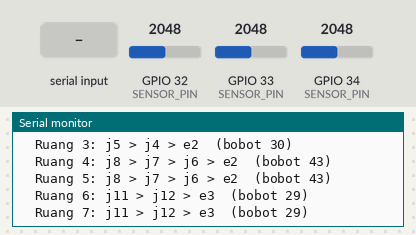
A sketch run on a simulated ESP32. Shown: the last lines printed to the serial monitor. The inputs (shaded band) are chosen by the test bench; at power-on: GPIO 32 (SENSOR_PIN) = 2048, GPIO 33 (SENSOR_PIN) = 2048, GPIO 34 (SENSOR_PIN) = 2048 (analog values on the 0–4095 scale).

Above: at 1.2 s.
1.3 s: GPIO 32 (SENSOR_PIN) set to 1228
2.9 s: GPIO 33 (SENSOR_PIN) set to 1228
4.5 s: GPIO 34 (SENSOR_PIN) set to 1228
At 5.3 s:
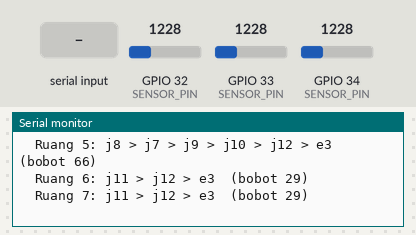
6.1 s: "room 1\n" received over Serial
At 7.2 s:
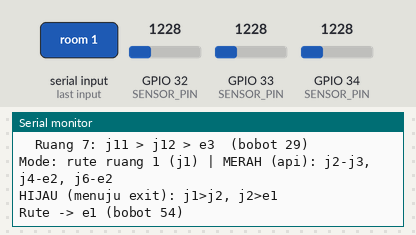
7.6 s: "room 150\n" received over Serial
At 8.2 s:
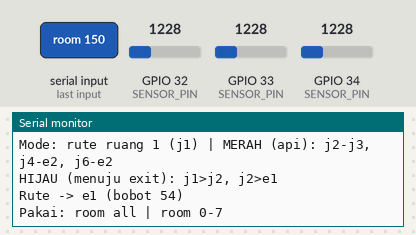
9.1 s: GPIO 32 (SENSOR_PIN) set to 2047
At 10.0 s:
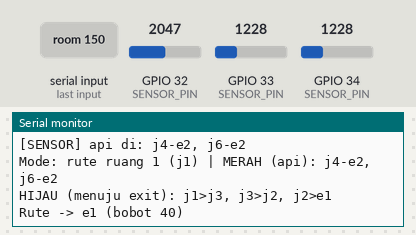
Timing chart, 0 to 11.7 s (numbered marks = the images above; inputs shaded):
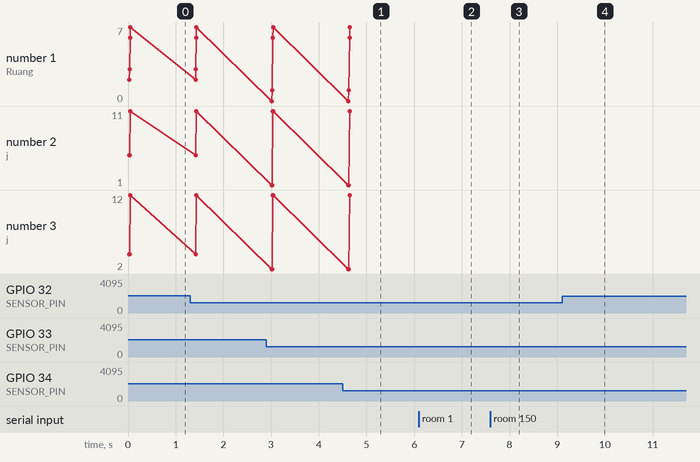

Measured:
- after the input at 4.5 s, the serial monitor: prints a new line after 0.11 s (image 1)
- after the input at 6.1 s, the serial monitor: prints a new line at once (image 2)
- after the input at 7.6 s, the serial monitor: prints a new line at once (image 3)
- after the input at 9.1 s, the serial monitor: prints a new line after 0.11 s (image 4)

The sketch:

sender.ino
```cpp
// WEEK 7 - NAVIGASI DIJKSTRA, UJI 3 JALUR (LED STRIP) - SENDER (ESP32 #1)
// Graf dan Dijkstra tetap peta LENGKAP 20 jalur (graph.h). Strip LED fisik hanya ada di 3 jalur
// (lihat receiver): #3 j2-j3, #18 j4-e2, #19 j6-e2. Sensor api asli ada di 3 jalur itu (pin AO, GPIO 32/33/34).
// INPUT API HANYA DARI SENSOR: simulasi lewat teks (sensor / block / clear / reset) dimatikan (ALLOW_TEXT_SIM 0);
// jalur tanpa sensor tidak pernah dianggap kena api.
// Jalur yang kena api dibuang dari graf, Dijkstra dihitung dari SETIAP ruangan ke exit terdekat,
// lalu hasil seluruh peta dikirim ke receiver lewat ESP-NOW:
//   - jalur kena api            -> MERAH BERKEDIP
//   - jalur aman menuju exit    -> HIJAU, dengan nyala sekuensial searah exit
//   - jalur lain                -> mati
// Mode default "room all": rute tercepat dari SETIAP ruangan (0-7). "room N" / "start j5" hanya satu ruangan/node.
//
// Perintah (Serial Monitor 115200, line ending "Newline"):
//   room all          -> rute tercepat dari semua ruangan ke exit (default)
//   room <0-7>        -> hanya rute satu ruangan (0,1=j1  2,3=j5  4,5=j8  6,7=j11)
//   start <node>      -> atau langsung pilih node asal, mis. start j5
//   (hanya jika ALLOW_TEXT_SIM 1, untuk uji tanpa sensor:)
//   sensor <1-3> 1|0  -> simulasi teks sensor 1/2/3 (jalur #3 j2-j3 / #18 j4-e2 / #19 j6-e2): 1 = api, 0 = padam
//   sensor <1-3>      -> toggle sensor itu
//   block <jalur>     -> simulasi api di jalur mana pun, mis. block j6-j7   atau   block 9
//   clear <jalur>     -> padamkan simulasi, mis. clear j6-j7
//   reset             -> hapus semua simulasi teks (sensor asli tidak terpengaruh)
//   edges             -> daftar 20 jalur (nomor, nama, bobot, sensor, status)
//   sensors           -> nilai ADC (AO) 3 sensor + status, untuk kalibrasi ambang
//   list              -> status + rute sekarang
//   help
#include <WiFi.h>
#include <esp_now.h>
#include <esp_wifi.h>
#include "graph.h"

#define ESPNOW_CHANNEL    1
// Pengiriman berbasis kejadian: sender TIDAK mengirim terus-menerus. Paket hanya dikirim saat ada perubahan
// (sensor / perintah teks), saat boot, dan saat receiver meminta data (receiver baru menyala).
// ESP-NOW broadcast tidak ada ACK, jadi tiap pengiriman diulang SEND_REPEATS kali berselang SEND_REPEAT_MS.
#define SEND_REPEATS      3
#define SEND_REPEAT_MS    100
#define HEARTBEAT_MS      0     // 0 = tidak ada kirim berkala. >0 = kirim ulang tiap N ms (hanya jika receiver
                                // juga diberi LINK_TIMEOUT_MS > HEARTBEAT_MS untuk deteksi link putus)
#define REQUEST_MAGIC     0xA5  // paket 1 byte dari receiver: "kirim status sekarang"
#define SEND_ERROR_PRINT_MS 5000 // pesan SEND ERROR dibatasi 1x per 5 detik

// ---- 3 sensor api asli, dibaca lewat pin AO (analog). Sensor 1/2/3 = jalur #3 / #18 / #19 ----
#define NUM_SENSORS         3
#define ALLOW_TEXT_SIM      0     // 0 = api HANYA dari sensor (default). 1 = aktifkan perintah sensor / block / clear / reset
#define SENSOR_FIRE_BELOW   1500  // nilai ADC (0-4095) DI BAWAH ini = ada api (nilai dari Week4/kodeUpdated.cpp)
#define SENSOR_CLEAR_ABOVE  1800  // jalur dianggap aman lagi bila nilai naik DI ATAS ini (histeresis anti-kedip)
#define SENSOR_SAMPLES      8     // rata-rata N pembacaan ADC tiap scan (meredam noise)
#define SENSOR_SCAN_MS      50    // periode scan sensor
#define SENSOR_CONFIRM      3     // butuh N scan berturut-turut untuk mengubah status (anti-noise, ~150 ms)
const uint8_t SENSOR_EDGE[NUM_SENSORS] = { 3, 18, 19 };   // nomor jalur tiap sensor
// WAJIB pin ADC1 (GPIO 32-36, 39): ADC2 tidak bisa dibaca analog saat WiFi/ESP-NOW aktif. VCC sensor 3,3 V.
const uint8_t SENSOR_PIN[NUM_SENSORS]  = { 32, 33, 34 };  // pin AO sensor 1/2/3

uint8_t broadcastMac[6] = {0xFF, 0xFF, 0xFF, 0xFF, 0xFF, 0xFF};  // broadcast: tidak perlu MAC receiver

typedef struct __attribute__((packed)) {
  uint32_t greenMask;     // bit i = jalur i hijau (aman, menuju exit)
  uint32_t blockedMask;   // bit i = jalur i kena api (merah)
  uint32_t revMask;       // bit i = arah menuju exit melewati jalur i dari node v ke u
  uint8_t  depth[10];     // 2 jalur per byte (4 bit): jumlah jalur dari ujung awal jalur ini sampai exit
  uint8_t  flags;         // bit0 = tidak ada rute aman sama sekali
} RoutePacket;

#define DEFAULT_SHOW_ALL    1    // 1 = rute tercepat dari semua ruangan hijau; 0 = hanya rute DEFAULT_ROOM
#define DEFAULT_ROOM        0    // ruangan asal bila DEFAULT_SHOW_ALL = 0 (atau setelah 'room N')

bool showAll = DEFAULT_SHOW_ALL;
int startRoom = DEFAULT_ROOM;
int startNode = ROOM_TO_JUNCTION[DEFAULT_ROOM];
uint32_t simMask = 0;      // api dari teks Serial (simulasi)
uint32_t sensorMask = 0;   // api dari sensor asli (sudah di-debounce)
uint32_t blockedMask = 0;  // gabungan keduanya, dipakai Dijkstra
unsigned long lastScanMs = 0;
RouteResult route;         // rute satu ruangan (mode 'room N')
SafeMap safe;              // hasil akhir yang dikirim ke receiver
unsigned long lastSendMs = 0;
uint8_t       pendingSends = 0;      // sisa pengiriman ulang
unsigned long nextSendMs = 0;
volatile bool requestFlag = false;   // diisi callback saat receiver meminta data

// Rata-rata beberapa pembacaan ADC (0..4095) pada pin AO
int readAdc(int pin) {
  long sum = 0;
  for (int n = 0; n < SENSOR_SAMPLES; n++) sum += analogRead(pin);
  return (int)(sum / SENSOR_SAMPLES);
}

// Scan + debounce dengan histeresis. Return true jika sensorMask berubah.
bool scanSensors() {
  static uint8_t cnt[NUM_SENSORS];
  bool changed = false;
  for (int k = 0; k < NUM_SENSORS; k++) {
    int i = SENSOR_EDGE[k] - 1;
    int v = readAdc(SENSOR_PIN[k]);
    bool cur = (sensorMask >> i) & 1;
    bool now = cur ? (v < SENSOR_CLEAR_ABOVE) : (v < SENSOR_FIRE_BELOW);
    if (now == cur) { cnt[k] = 0; continue; }
    if (++cnt[k] >= SENSOR_CONFIRM) { sensorMask ^= (1UL << i); cnt[k] = 0; changed = true; }
  }
  return changed;
}

void sendRoute() {
  RoutePacket pkt;
  memset(&pkt, 0, sizeof(pkt));
  pkt.greenMask = safe.greenMask;
  pkt.blockedMask = blockedMask;
  pkt.revMask = safe.revMask;
  for (int i = 0; i < NUM_EDGES; i++) pkt.depth[i / 2] |= (safe.depth[i] & 0x0F) << ((i & 1) ? 4 : 0);
  pkt.flags = (safe.numGreen == 0) ? 1 : 0;
  esp_err_t res = esp_now_send(broadcastMac, (uint8_t *)&pkt, sizeof(pkt));
  static unsigned long lastErrMs = 0;
  if (res != ESP_OK && (lastErrMs == 0 || millis() - lastErrMs >= SEND_ERROR_PRINT_MS)) {
    lastErrMs = millis();
    Serial.print("SEND ERROR (kode "); Serial.print((int)res); Serial.println(")");
  }
}

// Jadwalkan pengiriman (diulang SEND_REPEATS kali). Dipanggil saat ada perubahan, bukan terus-menerus.
void requestSend() {
  pendingSends = SEND_REPEATS;
  nextSendMs = 0;
}

// Callback ESP-NOW. Argumen pertama berbeda antara Arduino-ESP32 core 2.x (const uint8_t *mac) dan 3.x
// (const esp_now_recv_info_t *), dan isinya tidak dipakai di sini. Jadi diterima sebagai const void* lalu
// didaftarkan dengan cast. Sengaja TANPA #if di sekitar fungsi: PlatformIO membuat deklarasi untuk kedua
// versi dan tipe milik core 3.x tidak ada di core 2.x.
void onDataRecv(const void *infoOrMac, const uint8_t *data, int len) {
  if (len == 1 && data[0] == REQUEST_MAGIC) requestFlag = true;
}

void printEdgeName(int i) {
  Serial.print(NODE_NAMES[EDGES[i].u]);
  Serial.print("-");
  Serial.print(NODE_NAMES[EDGES[i].v]);
}

void printNodeList(uint16_t mask) {
  bool any = false;
  for (int n = 0; n < 12; n++)
    if ((mask >> n) & 1) { if (any) Serial.print(", "); Serial.print(NODE_NAMES[n]); any = true; }
  if (!any) Serial.print("-");
}

// Rute tercepat tiap ruangan ke exit terdekatnya (berdasarkan bobot jarak), termasuk bobot penghubung ruangan
void printRooms() {
  for (int r = 0; r < 8; r++) {
    Serial.print("  Ruang "); Serial.print(r); Serial.print(": ");
    int start = ROOM_TO_JUNCTION[r];
    if (safe.roomExit[r] < 0) { Serial.println("TERPUTUS dari semua exit"); continue; }
    for (int n = start; ; n = safe.next[n]) {
      Serial.print(NODE_NAMES[n]);
      if (safe.next[n] < 0) break;
      Serial.print(" > ");
    }
    Serial.print("  (bobot "); Serial.print(safe.roomWeight[r]); Serial.println(")");
  }
}

void printRoute() {
  Serial.print("Mode: ");
  if (showAll) Serial.print("semua ruangan");
  else {
    Serial.print("rute ");
    if (startRoom >= 0) { Serial.print("ruang "); Serial.print(startRoom); Serial.print(" ("); }
    Serial.print(NODE_NAMES[startNode]);
    if (startRoom >= 0) Serial.print(")");
  }
  Serial.print(" | MERAH (api): ");
  bool any = false;
  for (int i = 0; i < NUM_EDGES; i++) {
    if ((blockedMask >> i) & 1) { if (any) Serial.print(", "); printEdgeName(i); any = true; }
  }
  if (!any) Serial.print("-");
  Serial.println();

  if (safe.numGreen == 0) {
    Serial.println("[BAHAYA] Tidak ada rute aman ke exit");
    return;
  }
  Serial.print("HIJAU (menuju exit): ");
  any = false;
  for (int i = 0; i < NUM_EDGES; i++) {
    if (!((safe.greenMask >> i) & 1)) continue;
    bool rev = (safe.revMask >> i) & 1;
    if (any) Serial.print(", ");
    Serial.print(NODE_NAMES[rev ? EDGES[i].v : EDGES[i].u]);
    Serial.print(">");
    Serial.print(NODE_NAMES[rev ? EDGES[i].u : EDGES[i].v]);
    any = true;
  }
  Serial.println();
  if (showAll) printRooms();
  if (showAll && safe.isolatedMask) {
    Serial.print("Ruangan di junction ini TERPUTUS dari exit: ");
    printNodeList(safe.isolatedMask);
    Serial.println();
  }
  if (!showAll && route.found) {
    Serial.print("Rute -> "); Serial.print(NODE_NAMES[route.exitNode]);
    Serial.print(" (bobot "); Serial.print(route.totalWeight); Serial.println(")");
  }
}

void printEdges() {
  for (int i = 0; i < NUM_EDGES; i++) {
    Serial.print("#"); Serial.print(i + 1); Serial.print("  ");
    printEdgeName(i);
    Serial.print("  bobot "); Serial.print(EDGES[i].weight);
    for (int k = 0; k < NUM_SENSORS; k++) if (SENSOR_EDGE[k] == i + 1) { Serial.print("  [sensor "); Serial.print(k + 1); Serial.print(" GPIO "); Serial.print(SENSOR_PIN[k]); Serial.print("]"); }
    if ((sensorMask >> i) & 1) Serial.print("  API(sensor)");
    if ((simMask >> i) & 1) Serial.print("  API(teks)");
    if ((safe.greenMask >> i) & 1) Serial.print("  HIJAU");
    Serial.println();
  }
}

void printHelp() {
#if ALLOW_TEXT_SIM
  Serial.println("Perintah: room all | room <0-7> | start <node> | sensor <1-3> [1|0] | block <jalur> | clear <jalur> | reset | edges | sensors | list | help");
  Serial.println("Jalur: nama 'j1-j2' atau nomor 1-20 (lihat 'edges')");
#else
  Serial.println("Perintah: room all | room <0-7> | start <node> | edges | sensors | list | help");
  Serial.println("Input api hanya dari sensor AO (simulasi teks dimatikan, ALLOW_TEXT_SIM 0)");
#endif
}

// "j1-j2" (urutan bebas) atau "1".."20" -> indeks jalur, -1 jika tidak valid
int parseEdge(String s) {
  s.trim();
  int dash = s.indexOf('-');
  if (dash > 0) {
    int a = nodeIndex(s.substring(0, dash).c_str());
    int b = nodeIndex(s.substring(dash + 1).c_str());
    if (a >= 0 && b >= 0) return findEdgeIndex(a, b);
    return -1;
  }
  int n = s.toInt();
  if (n >= 1 && n <= NUM_EDGES) return n - 1;
  return -1;
}

void printSensors() {
  for (int k = 0; k < NUM_SENSORS; k++) {
    int i = SENSOR_EDGE[k] - 1;
    Serial.print("Sensor "); Serial.print(k + 1); Serial.print(" = jalur #"); Serial.print(i + 1); Serial.print(" ");
    printEdgeName(i);
    Serial.print(" AO GPIO "); Serial.print(SENSOR_PIN[k]);
    Serial.print(" nilai="); Serial.print(readAdc(SENSOR_PIN[k]));
    Serial.print(" (api bila < "); Serial.print(SENSOR_FIRE_BELOW);
    Serial.print(") sensor="); Serial.print((sensorMask >> i) & 1 ? "API" : "aman");
    Serial.print(" teks="); Serial.println((simMask >> i) & 1 ? "API" : "aman");
  }
}

void compute() {
  blockedMask = simMask | sensorMask;
  if (showAll) {
    safe = computeSafeForest(blockedMask);
  } else {
    route = computeRoute(startNode, blockedMask);
    safe = routeToSafeMap(route);
  }
}

void recompute() {
  compute();
  printRoute();
  requestSend();
}

void handleCommand(String line) {
  line.trim();
  line.toLowerCase();
  if (line.length() == 0) return;

  int sp = line.indexOf(' ');
  String cmd = sp < 0 ? line : line.substring(0, sp);
  String arg = sp < 0 ? "" : line.substring(sp + 1);
  arg.trim();

  if (cmd == "room" || cmd == "r") {
    if (arg == "all") {
      showAll = true;
    } else {
      int n = arg.toInt();
      if (arg.length() == 0 || n < 0 || n > 7) { Serial.println("Pakai: room all | room 0-7"); return; }
      showAll = false;
      startRoom = n;
      startNode = ROOM_TO_JUNCTION[n];
    }
  } else if (cmd == "start" || cmd == "s") {
    int n = nodeIndex(arg.c_str());
    if (n < 0 || n >= 12) { Serial.println("Node asal harus j1..j12"); return; }
    showAll = false;
    startRoom = -1;
    startNode = n;
#if !ALLOW_TEXT_SIM
  } else if (cmd == "block" || cmd == "b" || cmd == "clear" || cmd == "c" || cmd == "reset" || cmd == "0" || cmd == "sensor") {
    Serial.println("Simulasi api lewat teks dimatikan: api hanya dari sensor AO. (Set ALLOW_TEXT_SIM 1 di sender.ino untuk mengaktifkan.)");
    return;
#else
  } else if (cmd == "block" || cmd == "b" || cmd == "clear" || cmd == "c") {
    int e = parseEdge(arg);
    if (e < 0) { Serial.println("Jalur tidak dikenal. Contoh: block j1-j2  atau  block 1  (lihat 'edges')"); return; }
    if (cmd == "block" || cmd == "b") simMask |= (1UL << e);
    else                              simMask &= ~(1UL << e);
  } else if (cmd == "reset" || cmd == "0") {
    simMask = 0;
  } else if (cmd == "sensor") {
    int sp2 = arg.indexOf(' ');
    int k = (sp2 < 0 ? arg : arg.substring(0, sp2)).toInt();
    if (k < 1 || k > NUM_SENSORS) { Serial.println("Pakai: sensor <1-3> 1|0"); return; }
    uint32_t bit = 1UL << (SENSOR_EDGE[k - 1] - 1);
    if (sp2 < 0)                              simMask ^= bit;
    else if (arg.substring(sp2 + 1).toInt())  simMask |= bit;
    else                                      simMask &= ~bit;
#endif
  } else if (cmd == "sensors") {
    printSensors();
    return;
  } else if (cmd == "edges" || cmd == "e") {
    printEdges();
    return;
  } else if (cmd == "list" || cmd == "l") {
    printRoute();
    return;
  } else if (cmd == "help" || cmd == "?") {
    printHelp();
    return;
  } else {
    Serial.println("Perintah tidak dikenal. Ketik 'help'.");
    return;
  }

  recompute();
}

void setup() {
  Serial.begin(115200);

  WiFi.mode(WIFI_STA);
  esp_wifi_set_channel(ESPNOW_CHANNEL, WIFI_SECOND_CHAN_NONE);

  if (esp_now_init() != ESP_OK) {
    Serial.println("ESP-NOW init gagal");
    return;
  }

  esp_now_peer_info_t peer = {};
  memcpy(peer.peer_addr, broadcastMac, 6);
  peer.channel = ESPNOW_CHANNEL;
  peer.encrypt = false;
  if (esp_now_add_peer(&peer) != ESP_OK) {
    Serial.println("Gagal add peer");
  }

  esp_now_register_recv_cb(reinterpret_cast<esp_now_recv_cb_t>(onDataRecv));

  analogReadResolution(12);
  analogSetAttenuation(ADC_11db);

  Serial.print("SENDER Dijkstra siap. MAC: ");
  Serial.println(WiFi.macAddress());
  printHelp();
  compute();
  printRoute();
  requestSend();            // kirim status awal (diulang beberapa kali), setelah itu diam sampai ada perubahan
}

void loop() {
  if (Serial.available()) handleCommand(Serial.readStringUntil('\n'));

  if (millis() - lastScanMs >= SENSOR_SCAN_MS) {
    lastScanMs = millis();
    if (scanSensors()) {
      Serial.print("[SENSOR] api di: ");
      bool any = false;
      for (int i = 0; i < NUM_EDGES; i++)
        if ((sensorMask >> i) & 1) { if (any) Serial.print(", "); printEdgeName(i); any = true; }
      if (!any) Serial.print("-");
      Serial.println();
      recompute();
    }
  }

  if (requestFlag) { requestFlag = false; requestSend(); }

  if (pendingSends > 0 && millis() >= nextSendMs) {   // pengiriman ulang bergantian, bukan loop terus-menerus
    sendRoute();
    pendingSends--;
    nextSendMs = millis() + SEND_REPEAT_MS;
  }

#if HEARTBEAT_MS > 0
  if (millis() - lastSendMs >= HEARTBEAT_MS) {
    lastSendMs = millis();
    sendRoute();
  }
#endif
}
```

Source omitted: graph.h (9055 bytes)
